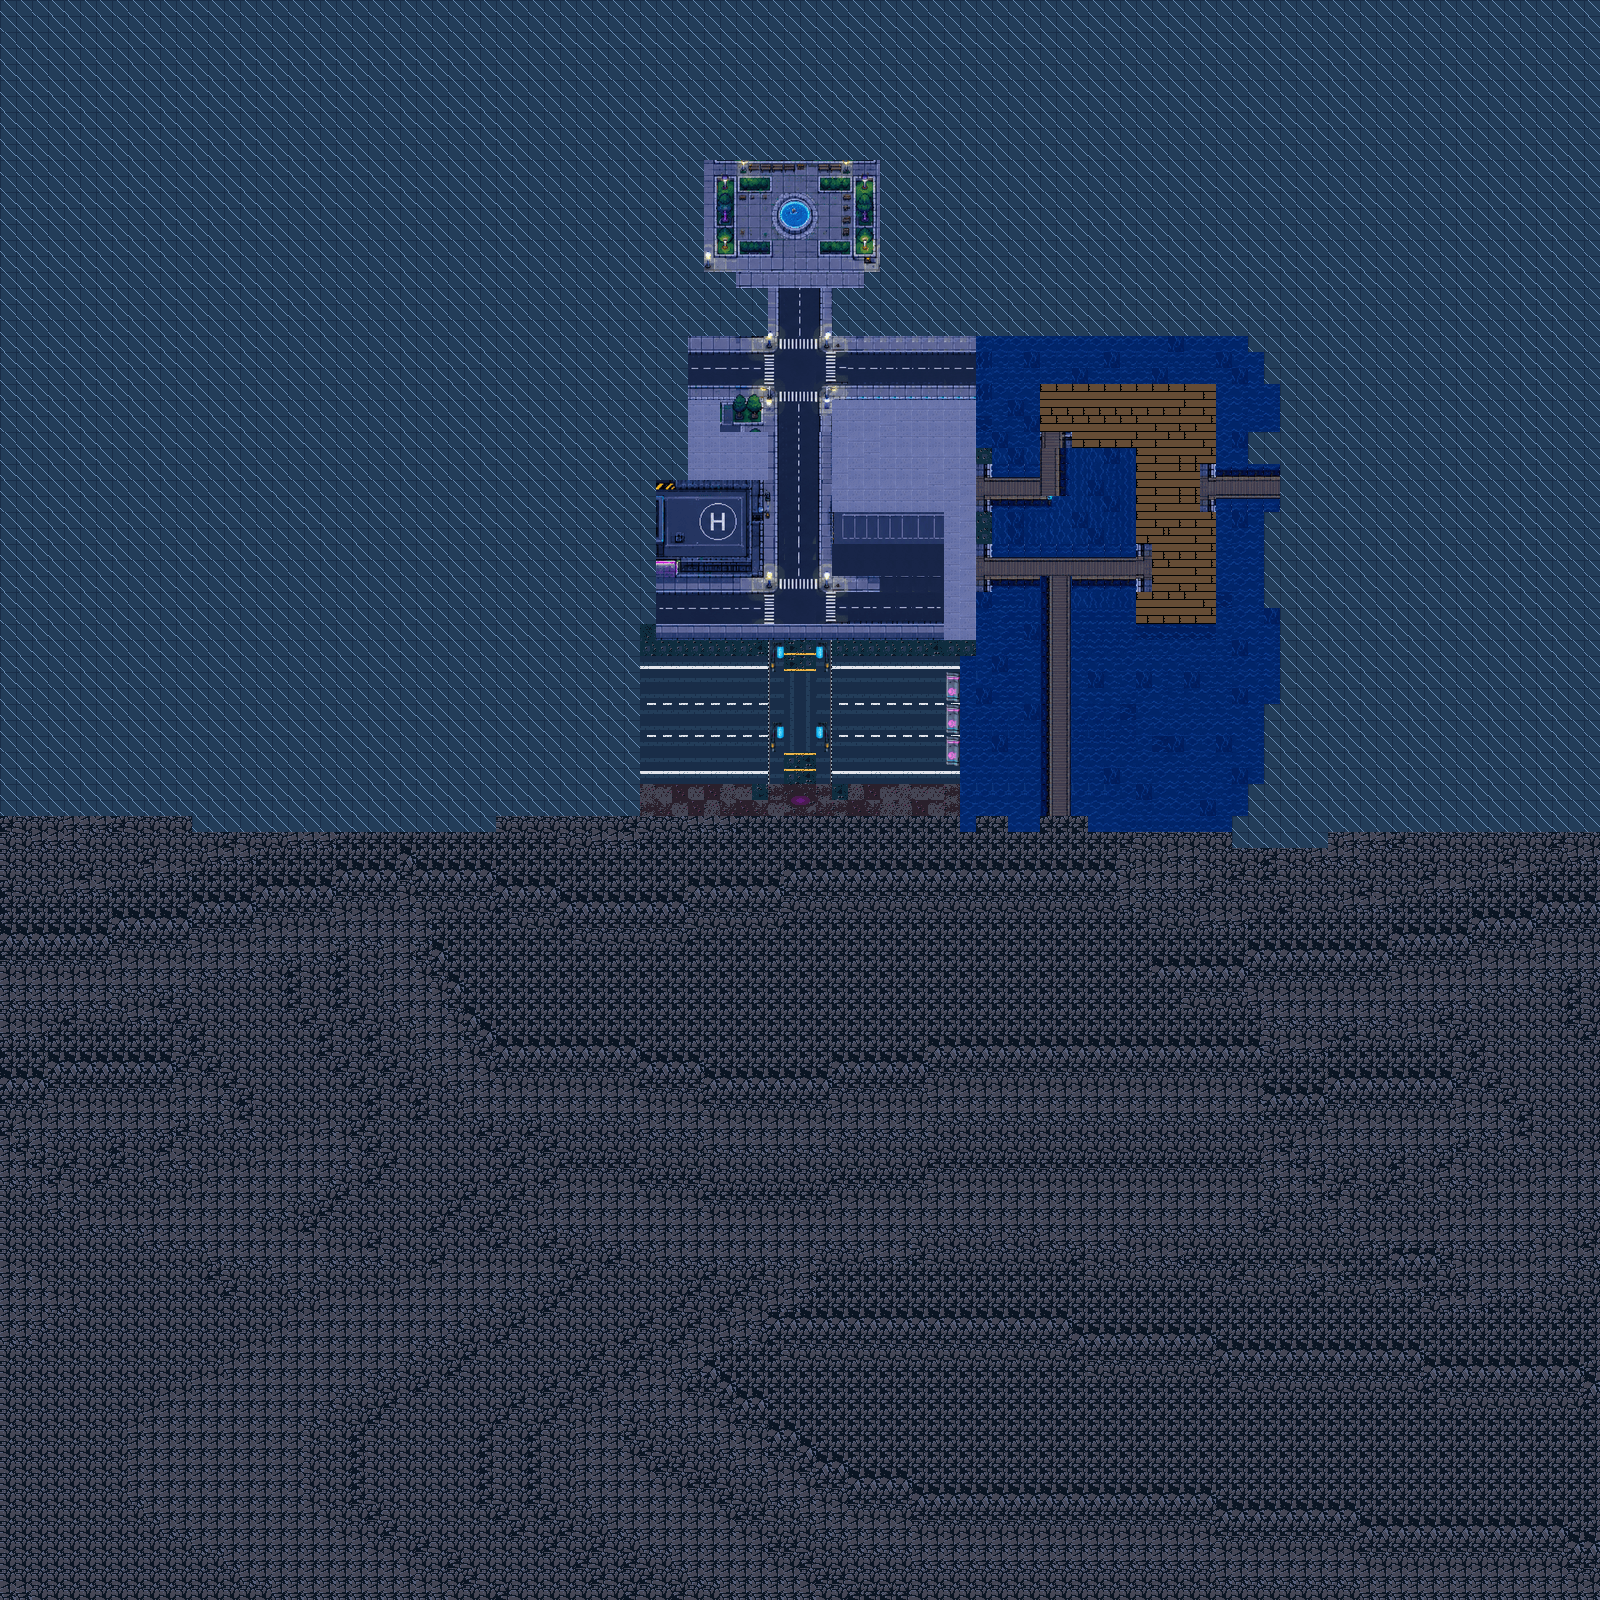

This is a level from a 2D game, rendered from its Tiled map with the project's own tilesets. A one-line summary and the map file follow, with tile-layer data summarised:
An orthogonal 100x100 tile map with 16x16 px tiles, 3 tile layers (BG, Level, Props), 3 tilesets.

<map version="1.10" tiledversion="1.12.2" orientation="orthogonal" renderorder="right-down" width="100" height="100" tilewidth="16" tileheight="16" infinite="0" nextlayerid="4" nextobjectid="1">
 <tileset firstgid="1" source="floors.tsx" />
 <tileset firstgid="289" source="props.tsx" />
 <tileset firstgid="303" source="tiles.tsx" />
 <layer id="2" name="BG" width="100" height="100">
  <data>[10000 cells, 9993 non-empty, 298 distinct tile ids]</data>
 </layer>
 <layer id="1" name="Level" width="100" height="100">
  <data>[10000 cells, 178 non-empty, 46 distinct tile ids]</data>
 </layer>
 <layer id="3" name="Props" width="100" height="100">
  <data>[10000 cells, 8 non-empty, 2 distinct tile ids]</data>
 </layer>
</map>
